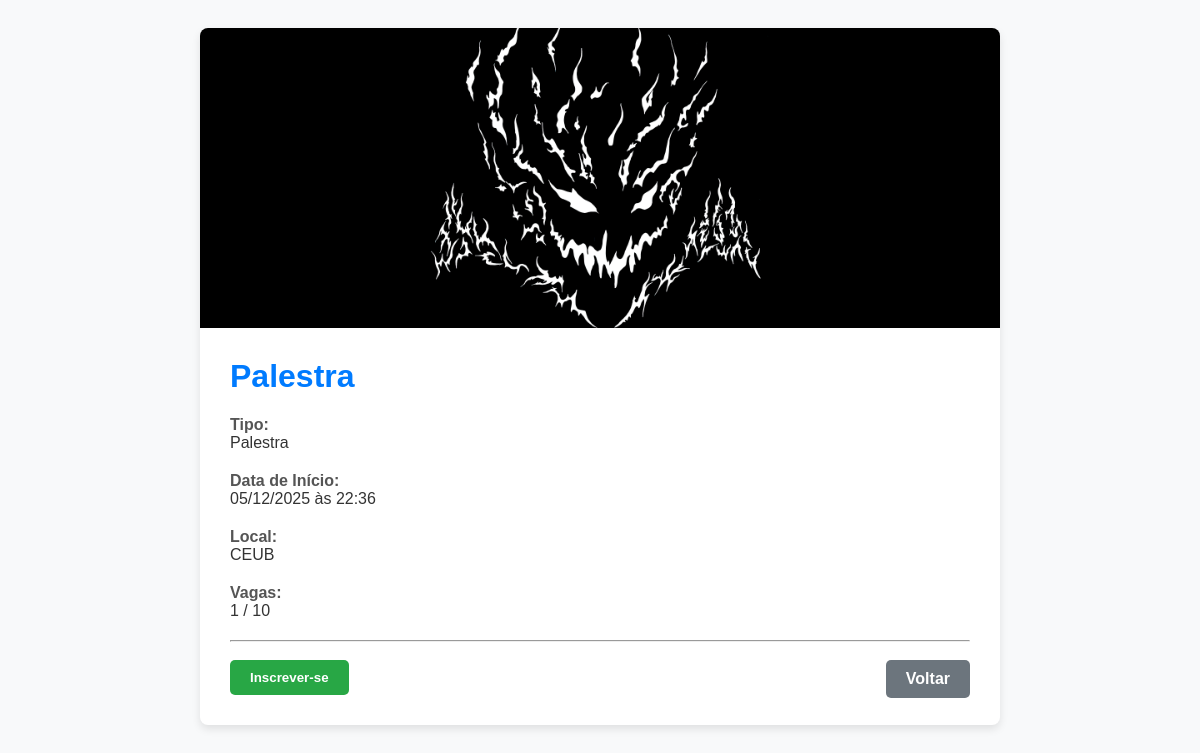
Screenshot of /evento/1/ (signed in) with the database file from the repository.
### sgea_app/models.py (models this page shows, shortened)
class Evento(models.Model):
    TIPO_EVENTO_CHOICES = (
        ('seminario', 'Seminário'),
        ('palestra', 'Palestra'),
        ('congresso', 'Congresso'),
        ('workshop', 'Workshop'),
        ('outro', 'Outro'),
    )
    nome = models.CharField(max_length=200, help_text="Nome ou título do evento.")
    tipo_evento = models.CharField(max_length=50, choices=TIPO_EVENTO_CHOICES, help_text="Tipo do evento (ex: seminário, palestra).")
    data_inicio = models.DateTimeField(help_text="Data e hora de início do evento.")
    data_fim = models.DateTimeField(help_text="Data e hora de término do evento.")
    local = models.CharField(max_length=255, help_text="Local onde o evento ocorrerá.")
    quantidade_participantes = models.PositiveIntegerField(
        default=0,
        validators=[MinValueValidator(0)],
        help_text="Número máximo de participantes permitidos.")
    banner = models.ImageField(
        upload_to='eventos/banners/',
        blank=True,
        null=True,
        help_text="Imagem promocional do evento (apenas .jpg, .png, .jpeg).",
        validators=[FileExtensionValidator(allowed_extensions=['jpg', 'jpeg', 'png'])]
    )
    organizador = models.ForeignKey(
        settings.AUTH_USER_MODEL,
        on_delete=models.SET_NULL,
        null=True,
        related_name='eventos_organizados',
        limit_choices_to={'perfil': 'organizador'},
        help_text="Organizador responsável pelo evento."
    )
    participantes = models.ManyToManyField(
        settings.AUTH_USER_MODEL,
        through='Inscricao',
        related_name='eventos_inscritos',
        blank=True
    )
    professor_responsavel = models.ForeignKey(
        settings.AUTH_USER_MODEL,
        on_delete=models.SET_NULL,
        null=True,
        related_name='eventos_responsavel',
        limit_choices_to={'perfil': 'professor'},
        help_text="Professor responsável pelo evento."
    )
    data_criacao = models.DateTimeField(auto_now_add=True)
    data_atualizacao = models.DateTimeField(auto_now=True)
    class Meta:
        db_table = "evento"
        ordering = ["-data_inicio", "nome"]
        verbose_name = "Evento"
        verbose_name_plural = "Eventos"

### sgea_app/views.py (the view)
# urls.py: path('evento/<int:pk>/', views.detalhes_evento, name='detalhes_evento'),
def detalhes_evento(request, pk):
    evento = get_object_or_404(Evento, pk=pk)
    inscrito = False
    if request.user.is_authenticated:
        inscrito = Inscricao.objects.filter(usuario=request.user, evento=evento).exists()
    context = {
        'evento': evento,
        'inscrito': inscrito
    }
    return render(request, 'sgea_app/eventos/detalhes_evento.html', context)

### sgea_app/templates/sgea_app/eventos/detalhes_evento.html (shortened to what this page needs)
<!DOCTYPE html>
<html lang="pt-br">
<head>
</head>
<body>
<div class="container">
    <div class="event-banner">
        {% if evento.banner %}
            <img src="{{ evento.banner.url }}" alt="Banner do evento {{ evento.nome }}">
        {% else %}
            <div class="no-banner">Sem banner disponível</div>
        {% endif %}
    </div>
    <div class="content">
        <h1>{{ evento.nome }}</h1>
        <div class="info-group">
            <span class="info-label">Tipo:</span> {{ evento.get_tipo_evento_display }}
        </div>
        <div class="info-group">
            <span class="info-label">Data de Início:</span> {{ evento.data_inicio|date:"d/m/Y" }} às {{ evento.data_inicio|date:"H:i" }}
        </div>
        <div class="info-group">
            <span class="info-label">Local:</span> {{ evento.local }}
        </div>
        <div class="info-group">
            <span class="info-label">Vagas:</span>
            {{ evento.participantes.count }} / {{ evento.quantidade_participantes }}
        </div>
        <hr>
        {% if user.is_authenticated %}
            {% if inscrito %}
                <form action="{% url 'cancelar_inscricao' evento.pk %}" method="post" style="display:inline;">
                    {% csrf_token %}
                    <button type="submit" class="btn btn-danger">Cancelar Inscrição</button>
                </form>
            {% else %}
                <form action="{% url 'inscrever_evento' evento.pk %}" method="post" style="display:inline;">
                    <button type="submit" class="btn btn-success">Inscrever-se</button>
                </form>
            {% endif %}
        {% else %}
            <a href="{% url 'login' %}" class="btn btn-secondary">Faça login para se inscrever</a>
        {% endif %}
        <a href="{% url 'participantes_dashboard' %}" class="btn btn-secondary" style="float: right;">Voltar</a>
    </div>
</div>
</body>
</html>

### sgea_app/templates/sgea_app/eventos/detalhes_evento.html (style rules this page uses)
body { font-family: Arial, sans-serif; background-color: #f8f9fa; padding: 20px; color: #333; }
.container { max-width: 800px; margin: auto; background: #fff; border-radius: 8px; box-shadow: 0 4px 8px rgba(0,0,0,0.1); overflow: hidden; }
.event-banner { width: 100%; height: 300px; background-color: #eee; display: flex; align-items: center; justify-content: center; overflow: hidden; }
.event-banner img { width: 100%; height: 100%; object-fit: cover; }
.content { padding: 30px; }
h1 { margin-top: 0; color: #007bff; }
.info-group { margin-bottom: 20px; }
.info-label { font-weight: bold; color: #555; display: block; }
.btn { display: inline-block; padding: 10px 20px; border-radius: 5px; text-decoration: none; color: white; font-weight: bold; margin-top: 10px; cursor: pointer; border: none; }
.btn-success { background-color: #28a745; }
.btn-secondary { background-color: #6c757d; }

### rows the page displays
Evento: banner (picture), nome "Palestra", tipo_evento "Palestra", data_inicio "05/12/2025", data_inicio "22:36", local "CEUB", participantes.count "1", quantidade_participantes "10"
